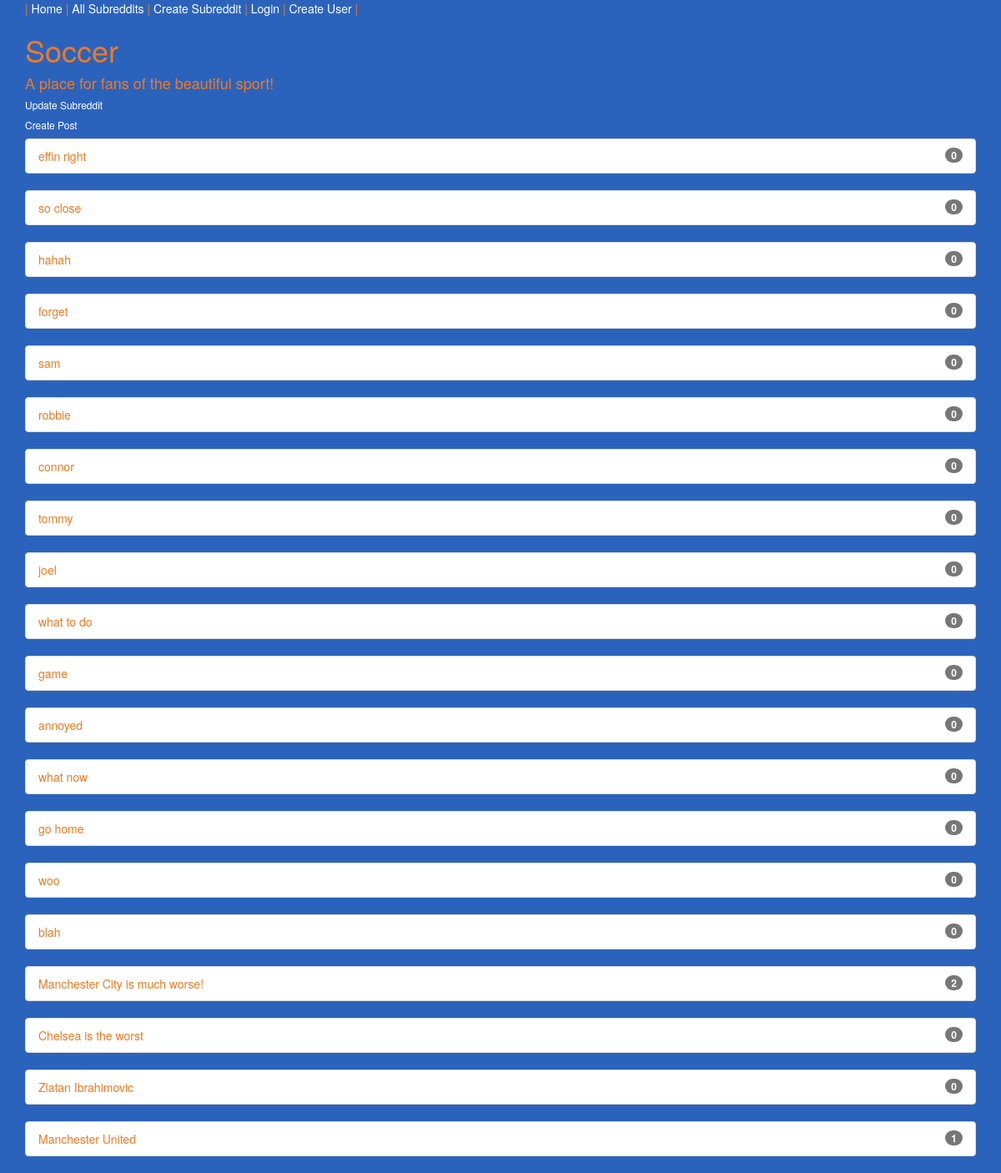
Page /subreddits/1/ on the committed database.
### app/models.py (models this page shows, shortened)
class Subreddit(models.Model):
    name = models.CharField(max_length=100)
    description = models.CharField(max_length=100)
    creation_time = models.DateTimeField(auto_now_add=True)

class Post(models.Model):
    title = models.CharField(max_length=100)
    content = models.CharField(max_length=255)
    url = models.URLField(null=True, blank=True)
    creation_time = models.DateTimeField(auto_now_add=True)
    modification_time = models.DateTimeField(auto_now=True)
    relation_subreddit = models.ForeignKey(Subreddit)
    relation_user = models.ForeignKey(User)
    class Meta:
        ordering = ("-creation_time",)

### app/views.py (the view)
# urls.py: url(r'^subreddits/(?P<pk>\d+)/$', SubredditView.as_view(), name="subreddit_view"),
class SubredditView(DetailView):
    model = Subreddit

### templates/app/subreddit_detail.html
{% extends 'base.html' %}
{% block content %}
<h1>{{ object.name }}</h1>
<h4>{{ object.description }}</h4>
<h6><a href="{% url 'subreddit_update_view' object.id %}"><font color="#FFFFFF">Update Subreddit</font></a></h6>
<h6><a href="{% url 'post_create_view' object.id %}"><font color="#FFFFFF">Create Post</font></a></h6>
{% for post in object.post_set.all|slice:":20" %}
<ul class="list-group">
  <li class="list-group-item">
    <span class="badge">{{ post.comment_set.count }}</span>
    <a href="{% url 'post_view' post.id %}"><font color="#ed7a23">{{ post.title }}</font></a>
  </li>
</ul>
{% endfor %}
{% endblock %}

### templates/base.html (style rules this page uses)
body { background-color: #2b63bc; color: #ed7a23; }

### rows in the picture
Subreddit: name "Soccer", description "A place for fans of the beautiful sport!"
Post: comment_set.count "0", title "effin right"
Post: comment_set.count "0", title "so close"
Post: comment_set.count "0", title "hahah"
Post: comment_set.count "0", title "forget"
Post: comment_set.count "0", title "sam"
Post: comment_set.count "0", title "robbie"
Post: comment_set.count "0", title "connor"
Post: comment_set.count "0", title "tommy"
Post: comment_set.count "0", title "joel"
Post: comment_set.count "0", title "what to do"
Post: comment_set.count "0", title "game"
Post: comment_set.count "0", title "annoyed"
Post: comment_set.count "0", title "what now"
Post: comment_set.count "0", title "go home"
Post: comment_set.count "0", title "woo"
Post: comment_set.count "0", title "blah"
Post: comment_set.count "2", title "Manchester City is much worse!"
Post: comment_set.count "0", title "Chelsea is the worst"
Post: comment_set.count "0", title "Zlatan Ibrahimovic"
Post: comment_set.count "1", title "Manchester United"
